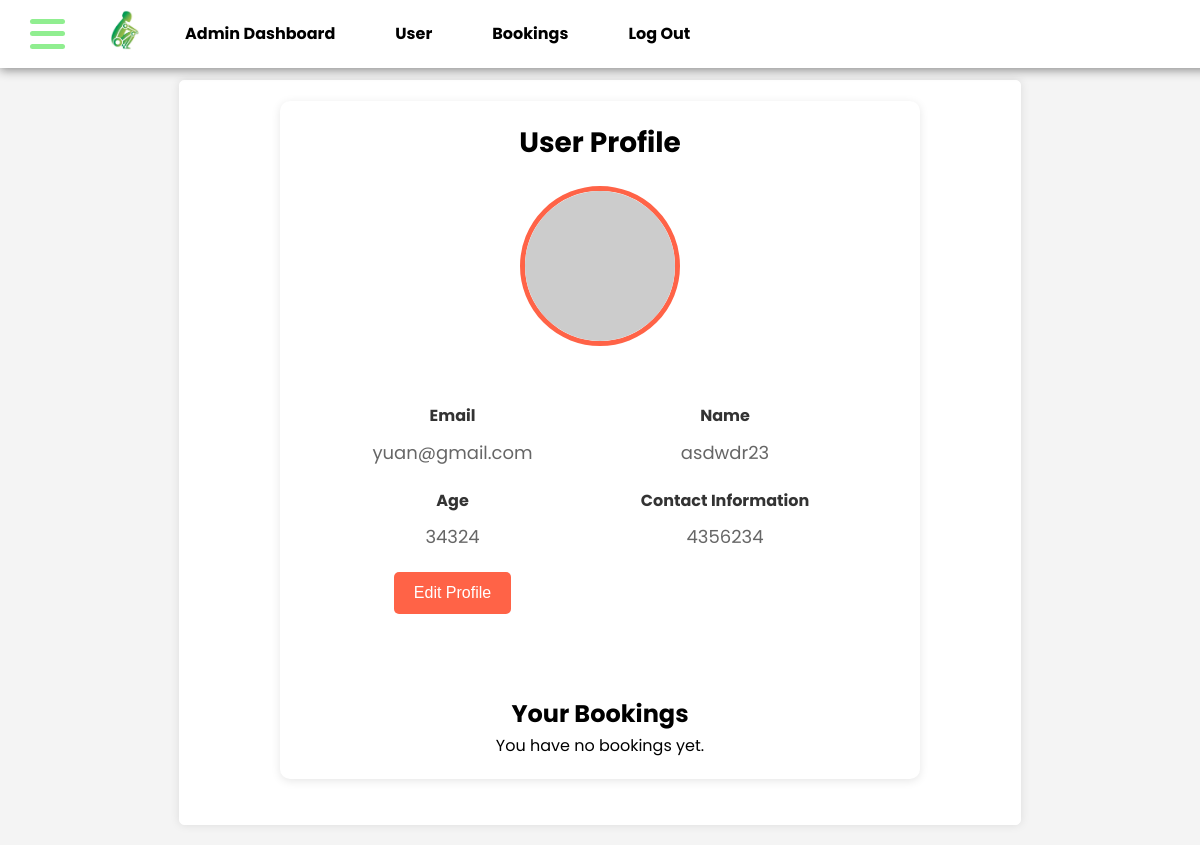
The page /adminprofile.php (signed in) on the database as committed earlier.
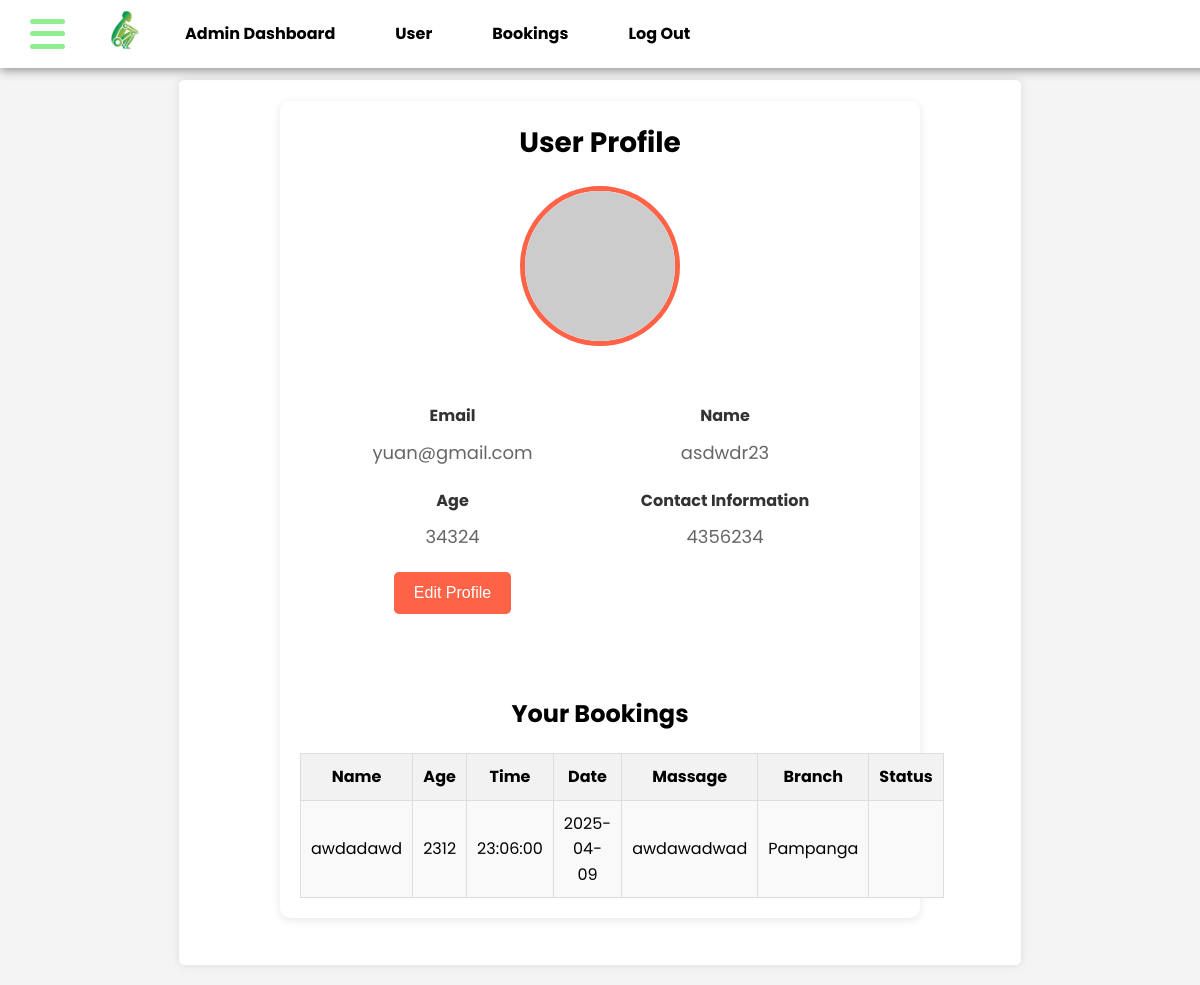
The same page on the database as committed later.
### tables this page shows
CREATE TABLE `bookings` (
  `id` int(55) NOT NULL,
  `name` varchar(55) NOT NULL,
  `age` int(3) NOT NULL,
  `time` time NOT NULL,
  `date` date NOT NULL,
  `massage_type` varchar(55) NOT NULL,
  `branch` varchar(55) NOT NULL,
  `email` varchar(255) NOT NULL,
  `status` varchar(55) NOT NULL,
  `concern` varchar(55) NOT NULL,
  `suggestion` varchar(55) NOT NULL,
  `user_id` int(11) DEFAULT NULL
);

### adminprofile.php (the view, shortened to what this page needs)
<?php
include('database.php');
$user_id = $_SESSION['user_id'];
$sql_user = "SELECT email, name, age, contact, usertype FROM useraccount WHERE id = '$user_id'";
$result_user = mysqli_query($conn, $sql_user);
if ($result_user && mysqli_num_rows($result_user) > 0) {
    $user = mysqli_fetch_assoc($result_user);
    $email = $user['email'];
    $name = $user['name'];
    $age = $user['age'];
    $contact = $user['contact'];
} else {
    $email = $name = $age = $contact = $usertype = '';
}
$sql = "SELECT * FROM bookings WHERE user_id = '$user_id' ORDER BY date DESC, time DESC";
$result = mysqli_query($conn, $sql);
$bookings = mysqli_fetch_all($result, MYSQLI_ASSOC);
?>
<!DOCTYPE html>
<html lang="en">
<head>
</head>
<body>
  <nav>
        <div class="nav-left">
        <div class="hamburger-menu" id="hamburgerMenu">
            <div class="line"></div>
            <div class="line"></div>
          <div class="line"></div>
        </div>
            <a href="#" onclick="location.reload()"><img src="IMAGES/logo.jpg" alt="logo1" style="height: 40px;"></a>
            <li><a href="dashboard.php">Admin Dashboard</a></li>
              <li><a href="adminprofile.php">User</a></li>
              <li><a href="adminbooking.php">Bookings</a></li>
              <li><a href="logout.php">Log Out</a></li>
        </div>
    </nav>
    <div class="content">
        <div class="profile-container">
            <h1>User Profile</h1>
               <label for="profile-pic" class="profile-pic-label">
                <img id="profile-picture" src="https://via.placeholder.com/150" alt="Profile Picture" class="profile-picture">
               </label>
            <div class="profile-details">
                <div class="detail">
                    <label for="editEmail">Email</label>
                    <span id="email"><?php echo htmlspecialchars($email); ?></span>
                </div>
                <div class="detail">
                    <label for="editName">Name</label>
                    <span id="name"><?php echo htmlspecialchars($name); ?></span>
                </div>
                <div class="detail">
                    <label for="editAge">Age</label>
                    <span id="age"><?php echo htmlspecialchars($age); ?></span>
                </div>
                <div class="detail">
                  <label for="editContact">Contact Information</label>
                    <span><?php echo htmlspecialchars($contact); ?></span>
                </div>
                <div class="button-container">
        <button id="editProfileBtn">Edit Profile</button>
    </div><br><br>
            </div>
            <br><br>
            <h2>Your Bookings</h2>
            <?php if (empty($bookings)): ?>
              <p>You have no bookings yet.</p>
            <?php else: ?>
              <table>
                <thead>
                  <tr>
                    <th>Name</th>
                    <th>Age</th>
                    <th>Time</th>
                    <th>Date</th>
                    <th>Massage</th>
                    <th>Branch</th>
                    <th>Status</th>
                  </tr>
                </thead>
              <tbody>
                <?php foreach ($bookings as $booking): ?>
                  <tr>
                    <td><?php echo htmlspecialchars($booking['name']); ?></td>
                    <td><?php echo htmlspecialchars($booking['age']); ?></td>
                    <td><?php echo htmlspecialchars($booking['time']); ?></td>
                    <td><?php echo htmlspecialchars($booking['date']); ?></td>
                    <td><?php echo htmlspecialchars($booking['massage_type']); ?></td>
                    <td><?php echo htmlspecialchars($booking['branch']); ?></td>
                    <td><?php echo htmlspecialchars($booking['status']); ?></td>
                  </tr>
                <?php endforeach; ?>
              </tbody>
            </table>
        <?php endif; ?>
      </div><br>
</body>
</html>

Rows that differ between the two databases and show on the page:
added bookings: name "awdadawd", age "2312", time "23:06:00", date "2025-04-09", massage_type "awdawadwad", branch "Pampanga"
Other text that changed with them:
text no longer shown: "You have no bookings yet."
text now shown: "Name Age Time Date Massage Branch Status"
